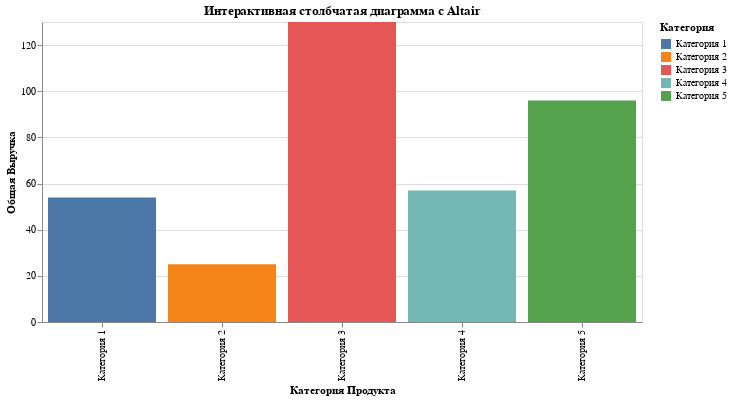

Source (notebook cell):
### Code cell
import altair as alt
import pandas as pd

# Используем тот же набор данных df_bar_comparison
# df_bar_comparison = pd.DataFrame({'Категория': categories, 'Значение': values})

# Создаем интерактивную столбчатую диаграмму с Altair
chart = alt.Chart(df_bar_comparison).mark_bar().encode(
    x=alt.X('Категория', axis=alt.Axis(title='Категория Продукта')),
    y=alt.Y('Значение', axis=alt.Axis(title='Общая Выручка')),
    color=alt.Color('Категория', legend=alt.Legend(title='Категория')),
    tooltip=['Категория', 'Значение']
).properties(
    title='Интерактивная столбчатая диаграмма с Altair',
    width=600 # Устанавливаем ширину графика
).interactive()

# Отображаем график
chart

### Figure 1 — Vega-Lite specification as saved in the notebook (floating-point values rounded to 4 significant figures)
{"config": {"view": {"continuousWidth": 300, "continuousHeight": 300}}, "data": {"name": "data-ee077421e1d27ccde1ab20eca26a0090"}, "mark": {"type": "bar"}, "encoding": {"color": {"field": "Категория", "legend": {"title": "Категория"}, "type": "nominal"}, "tooltip": [{"field": "Категория", "type": "nominal"}, {"field": "Значение", "type": "quantitative"}], "x": {"axis": {"title": "Категория Продукта"}, "field": "Категория", "type": "nominal"}, "y": {"axis": {"title": "Общая Выручка"}, "field": "Значение", "type": "quantitative"}}, "params": [{"name": "param_3", "select": {"type": "interval", "encodings": ["x", "y"]}, "bind": "scales"}], "title": "Интерактивная столбчатая диаграмма с Altair", "width": 600, "$schema": "https://vega.github.io/schema/vega-lite/v5.20.1.json", "datasets": {"data-ee077421e1d27ccde1ab20eca26a0090": [{"Категория": "Категория 1", "Значение": 54}, {"Категория": "Категория 2", "Значение": 25}, {"Категория": "Категория 3", "Значение": 130}, {"Категория": "Категория 4", "Значение": 57}, {"Категория": "Категория 5", "Значение": 96}]}}
